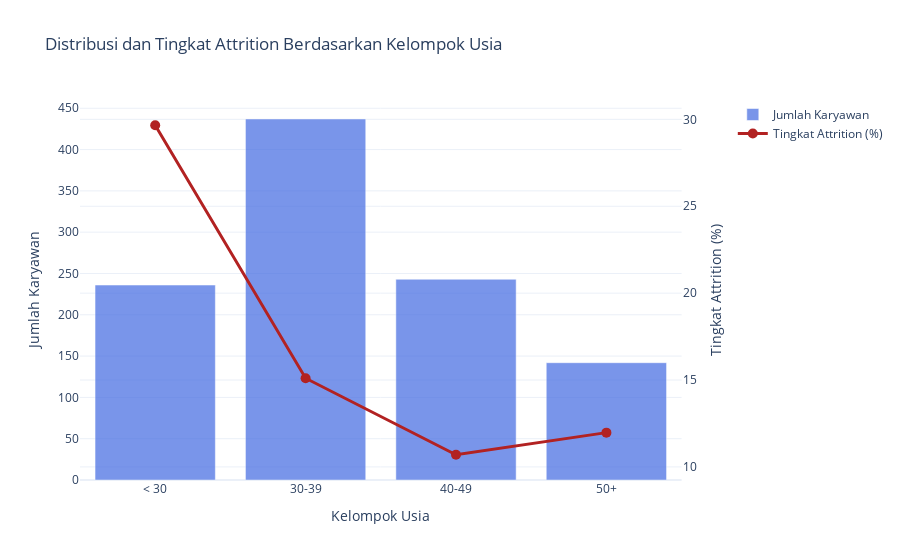

The code cell stored with this chart in its notebook:
### Markdown cell above
### Attrition by Age

### Code cell
age_group_attrition = df.groupby('AgeGroup')['Attrition'].mean() * 100
age_group_counts = df.groupby('AgeGroup').size()

order = ['< 30', '30-39', '40-49', '50+']
age_group_attrition = age_group_attrition.reindex(order)
age_group_counts = age_group_counts.reindex(order)

age_group_df = pd.DataFrame({
    'Jumlah Karyawan': age_group_counts,
    'Tingkat Attrition (%)': age_group_attrition
})

display(age_group_df)

fig = make_subplots(specs=[[{"secondary_y": True}]])

fig.add_trace(
    go.Bar(
        x=age_group_df.index,
        y=age_group_df['Jumlah Karyawan'],
        name='Jumlah Karyawan',
        marker_color='royalblue',
        opacity=0.7
    ),
    secondary_y=False
)

fig.add_trace(
    go.Scatter(
        x=age_group_df.index,
        y=age_group_df['Tingkat Attrition (%)'],
        name='Tingkat Attrition (%)',
        marker_color='firebrick',
        mode='lines+markers',
        marker=dict(size=10),
        line=dict(width=3)
    ),
    secondary_y=True
)

fig.update_layout(
    title_text='Distribusi dan Tingkat Attrition Berdasarkan Kelompok Usia',
    template='plotly_white'
)

fig.update_xaxes(title_text='Kelompok Usia')
fig.update_yaxes(title_text='Jumlah Karyawan', secondary_y=False)
fig.update_yaxes(title_text='Tingkat Attrition (%)', secondary_y=True)

fig.show()
fig.write_image("./visualisasi/distribusi_usia_attrition.jpg", scale=1)

### Figure 1 — Plotly figure (JSON) as saved in the notebook; plotly's stock layout.template omitted (floating-point values rounded to 4 significant figures)
{"data": [{"marker": {"color": "royalblue"}, "name": "Jumlah Karyawan", "opacity": 0.7, "type": "bar", "x": ["< 30", "30-39", "40-49", "50+"], "xaxis": "x", "y": [236, 437, 243, 142], "yaxis": "y"}, {"line": {"width": 3}, "marker": {"color": "firebrick", "size": 10}, "mode": "lines+markers", "name": "Tingkat Attrition (%)", "type": "scatter", "x": ["< 30", "30-39", "40-49", "50+"], "xaxis": "x", "y": [29.66, 15.1, 10.7, 11.97], "yaxis": "y2"}], "layout": {"title": {"text": "Distribusi dan Tingkat Attrition Berdasarkan Kelompok Usia"}, "xaxis": {"anchor": "y", "domain": [0, 0.94], "title": {"text": "Kelompok Usia"}}, "yaxis": {"anchor": "x", "domain": [0, 1], "title": {"text": "Jumlah Karyawan"}}, "yaxis2": {"anchor": "x", "overlaying": "y", "side": "right", "title": {"text": "Tingkat Attrition (%)"}}}}
